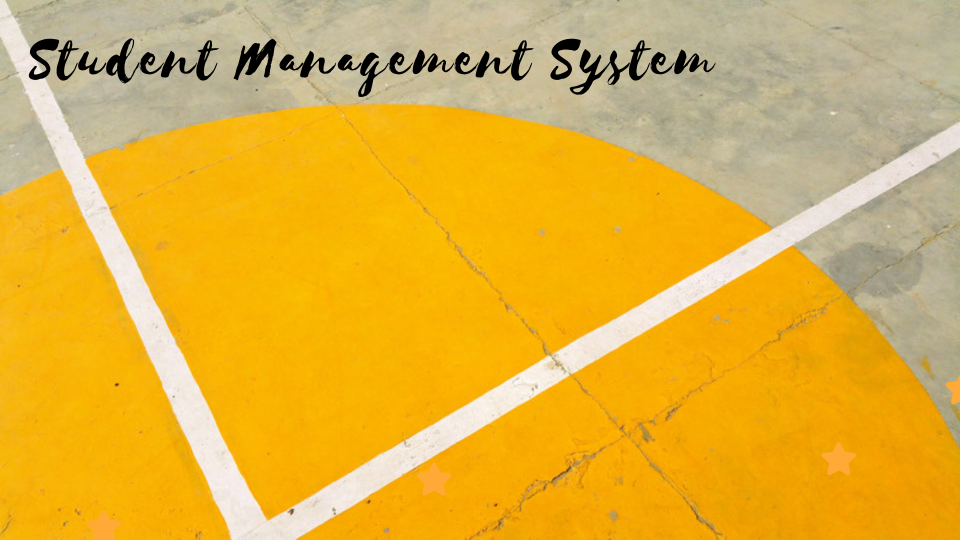
#> input picture images/SMS.png, 1920 x 1080 px (shown at 1/2 size)
$ python student.py   (older library calls are emulated)
#> lines starting #> are read from the running program, lines starting #| are printed output that depends on the picture
from logging import exception
from random import seed
from tkinter import*
import tkinter
from tkinter import ttk
from tkinter import font
from PIL import Image,ImageTk
from tkinter import messagebox
from time import strftime
from datetime import datetime
import mysql.connector
from mysql.connector.constants import PARAMETER_COUNT_AVAILABLE
from mysql.connector.errors import DatabaseError
import cv2

class Student :

    # [221 lines left out: functions iExit, add_data, fetch_data, get_cursor, upadate_data, delete_data and 2 more, not called in this run]


    def __init__(self,root) :
        self.root = root
        self.root.geometry("1410x680+0+0")
        self.root.title("Face Recognition System")


        #Variables
        self.var_dept = StringVar()
        self.var_course = StringVar()
        self.var_year = StringVar()
        self.var_sem = StringVar()
        self.var_id = StringVar()
        self.var_name = StringVar()
        self.var_div = StringVar()
        self.var_dob = StringVar()
        self.var_mobile = StringVar()
        self.var_email = StringVar()
        self.var_address = StringVar()

        #Background Image
        b_img = Image.open(r"images/SMS.png")
#> b_img is the input picture: PIL image 1920x1080 RGBA; mean R, G, B, A 224.9, 177.6, 62.6, 255
        b_img = b_img.resize((1410,680),Image.ANTIALIAS)
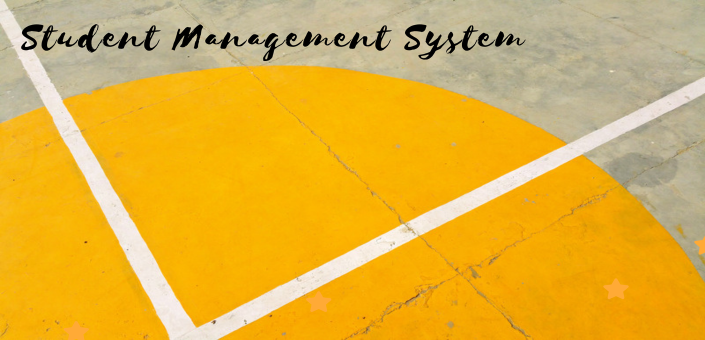
#> b_img: PIL image 1410x680 RGBA (shown at 1/2 size); mean R, G, B, A 225, 177.6, 62.6, 255
        self.b_image = ImageTk.PhotoImage(b_img)

        bg_image = Label(self.root,image = self.b_image)
        bg_image.place(x=0,y=0,width=1410,height=680)

        #Time
        def time() :
            string = strftime('%H:%M:%S %p')
            lbl.config(text = string)
            lbl.after(1000, time)

        lbl = Label(bg_image, font=("Terminal",15,"bold"))
        lbl.place(x=1220,y=140,width=150,height=50)
        time()

        #Creating The Frame In Order To Write Over The Background Image
        main_frame = Frame(bg_image,bd=2)
        main_frame.place(x=5,y=180,width=1355,height=490)

        #LEFT LABEL FRAME
#> (the run stopped early here; a loop or call above may not have finished)
